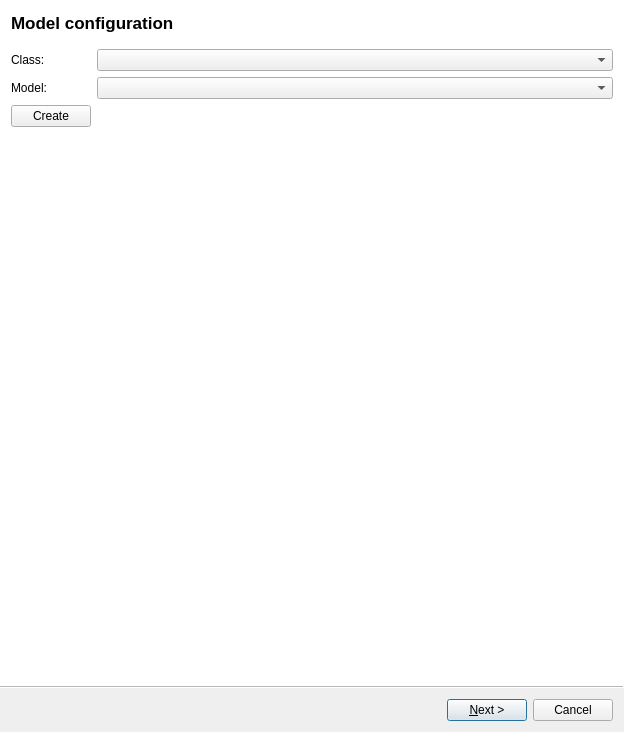
<?xml version="1.0" encoding="UTF-8"?>
<ui version="4.0">
 <class>IMUCostumeProfileEditionWizard</class>
 <widget class="QWizard" name="IMUCostumeProfileEditionWizard">
  <property name="geometry">
   <rect>
    <x>0</x>
    <y>0</y>
    <width>624</width>
    <height>732</height>
   </rect>
  </property>
  <property name="sizePolicy">
   <sizepolicy hsizetype="Preferred" vsizetype="Fixed">
    <horstretch>0</horstretch>
    <verstretch>0</verstretch>
   </sizepolicy>
  </property>
  <property name="windowTitle">
   <string>Costume Profile Edition Wizard - %1 [*]</string>
  </property>
  <property name="windowIcon">
   <iconset resource="../../../imu_view/ui/MdeViewIcons.qrc">
    <normaloff>:/mde/icons/imu.png</normaloff>:/mde/icons/imu.png</iconset>
  </property>
  <property name="toolTip">
   <string/>
  </property>
  <property name="wizardStyle">
   <enum>QWizard::AeroStyle</enum>
  </property>
  <property name="options">
   <set>QWizard::HelpButtonOnRight|QWizard::NoBackButtonOnStartPage</set>
  </property>
  <widget class="QWizardPage" name="modelConfigurationPage">
   <property name="title">
    <string>Model configuration</string>
   </property>
   <layout class="QFormLayout" name="formLayout_4">
    <item row="0" column="0">
     <widget class="QLabel" name="modelClassLabel">
      <property name="text">
       <string>Class:</string>
      </property>
     </widget>
    </item>
    <item row="0" column="1">
     <widget class="QComboBox" name="modelClassComboBox"/>
    </item>
    <item row="1" column="0">
     <widget class="QLabel" name="modelLabel">
      <property name="text">
       <string>Model:</string>
      </property>
     </widget>
    </item>
    <item row="1" column="1">
     <widget class="QComboBox" name="modelComboBox"/>
    </item>
    <item row="2" column="0">
     <widget class="QPushButton" name="createModelPushButton">
      <property name="text">
       <string>Create</string>
      </property>
     </widget>
    </item>
    <item row="2" column="1">
     <spacer name="horizontalSpacer_5">
      <property name="orientation">
       <enum>Qt::Horizontal</enum>
      </property>
      <property name="sizeHint" stdset="0">
       <size>
        <width>504</width>
        <height>20</height>
       </size>
      </property>
     </spacer>
    </item>
   </layout>
  </widget>
  <widget class="QWizardPage" name="modelPhisicalDimensionsPage">
   <property name="minimumSize">
    <size>
     <width>525</width>
     <height>510</height>
    </size>
   </property>
   <property name="title">
    <string>Model physical dimensions</string>
   </property>
   <property name="subTitle">
    <string/>
   </property>
   <layout class="QHBoxLayout" name="horizontalLayout">
    <item>
     <layout class="QVBoxLayout" name="verticalLayout">
      <item>
       <widget class="QTableWidget" name="tableWidget">
        <row>
         <property name="text">
          <string>Body Height</string>
         </property>
        </row>
        <row>
         <property name="text">
          <string>Foot Size</string>
         </property>
        </row>
        <row>
         <property name="text">
          <string>Ankle Height</string>
         </property>
        </row>
        <row>
         <property name="text">
          <string>Hip Height</string>
         </property>
        </row>
        <row>
         <property name="text">
          <string>Hip Width</string>
         </property>
        </row>
        <row>
         <property name="text">
          <string>Knee Height</string>
         </property>
        </row>
        <row>
         <property name="text">
          <string>Shoulder Width</string>
         </property>
        </row>
        <row>
         <property name="text">
          <string>Shoe Sole Height</string>
         </property>
        </row>
        <column>
         <property name="text">
          <string>Value [m]</string>
         </property>
        </column>
        <item row="0" column="0">
         <property name="text">
          <string>1,85</string>
         </property>
         <property name="flags">
          <set>ItemIsSelectable|ItemIsEditable|ItemIsDragEnabled|ItemIsUserCheckable|ItemIsEnabled</set>
         </property>
        </item>
        <item row="1" column="0">
         <property name="text">
          <string>0,26</string>
         </property>
         <property name="flags">
          <set>ItemIsSelectable|ItemIsEditable|ItemIsDragEnabled|ItemIsUserCheckable|ItemIsEnabled</set>
         </property>
        </item>
        <item row="2" column="0">
         <property name="text">
          <string>0,12</string>
         </property>
         <property name="flags">
          <set>ItemIsSelectable|ItemIsEditable|ItemIsDragEnabled|ItemIsUserCheckable|ItemIsEnabled</set>
         </property>
        </item>
        <item row="3" column="0">
         <property name="text">
          <string>0,89</string>
         </property>
         <property name="flags">
          <set>ItemIsSelectable|ItemIsEditable|ItemIsDragEnabled|ItemIsUserCheckable|ItemIsEnabled</set>
         </property>
        </item>
        <item row="4" column="0">
         <property name="text">
          <string>0,34</string>
         </property>
         <property name="flags">
          <set>ItemIsSelectable|ItemIsEditable|ItemIsDragEnabled|ItemIsUserCheckable|ItemIsEnabled</set>
         </property>
        </item>
        <item row="5" column="0">
         <property name="text">
          <string>0,32</string>
         </property>
         <property name="flags">
          <set>ItemIsSelectable|ItemIsEditable|ItemIsDragEnabled|ItemIsUserCheckable|ItemIsEnabled</set>
         </property>
        </item>
        <item row="6" column="0">
         <property name="text">
          <string>0,43</string>
         </property>
         <property name="flags">
          <set>ItemIsSelectable|ItemIsEditable|ItemIsDragEnabled|ItemIsUserCheckable|ItemIsEnabled</set>
         </property>
        </item>
        <item row="7" column="0">
         <property name="text">
          <string>0,04</string>
         </property>
         <property name="flags">
          <set>ItemIsSelectable|ItemIsEditable|ItemIsDragEnabled|ItemIsUserCheckable|ItemIsEnabled</set>
         </property>
        </item>
       </widget>
      </item>
     </layout>
    </item>
    <item>
     <widget class="QLabel" name="bodyDimensionsLabel">
      <property name="minimumSize">
       <size>
        <width>375</width>
        <height>500</height>
       </size>
      </property>
      <property name="maximumSize">
       <size>
        <width>375</width>
        <height>500</height>
       </size>
      </property>
      <property name="text">
       <string/>
      </property>
      <property name="pixmap">
       <pixmap resource="imuCostumeIcons.qrc">:/imuCostume/icons/skeletonWithDimensions.png</pixmap>
      </property>
      <property name="scaledContents">
       <bool>true</bool>
      </property>
      <property name="alignment">
       <set>Qt::AlignCenter</set>
      </property>
      <property name="textInteractionFlags">
       <set>Qt::NoTextInteraction</set>
      </property>
     </widget>
    </item>
   </layout>
  </widget>
  <widget class="QWizardPage" name="sensorsMappingPage">
   <property name="title">
    <string>Sensors to model mapping</string>
   </property>
   <layout class="QVBoxLayout" name="verticalLayout_4">
    <item>
     <widget class="QTableWidget" name="sensorsMappingTableWidget">
      <attribute name="horizontalHeaderStretchLastSection">
       <bool>true</bool>
      </attribute>
      <attribute name="verticalHeaderStretchLastSection">
       <bool>false</bool>
      </attribute>
      <column>
       <property name="text">
        <string>Sensor</string>
       </property>
      </column>
      <column>
       <property name="text">
        <string>Joint</string>
       </property>
      </column>
      <column>
       <property name="text">
        <string>Offset</string>
       </property>
      </column>
      <column>
       <property name="text">
        <string>Orientation</string>
       </property>
      </column>
     </widget>
    </item>
    <item>
     <widget class="QCheckBox" name="oneToOneMappingCheckBox">
      <property name="text">
       <string>One-To-One mapping</string>
      </property>
      <property name="checked">
       <bool>true</bool>
      </property>
     </widget>
    </item>
   </layout>
  </widget>
  <widget class="QWizardPage" name="sensorsEstimationPage">
   <property name="title">
    <string>Sensors` orientation estimation</string>
   </property>
   <layout class="QVBoxLayout" name="verticalLayout_2">
    <item>
     <widget class="QWidget" name="singleEstimationWidget" native="true">
      <layout class="QHBoxLayout" name="horizontalLayout_2">
       <item>
        <widget class="QLabel" name="singleEstimationLabel">
         <property name="text">
          <string>Orientation estimation algorithm:</string>
         </property>
        </widget>
       </item>
       <item>
        <widget class="QComboBox" name="singleEstimationAlgorithmComboBox">
         <property name="sizePolicy">
          <sizepolicy hsizetype="Expanding" vsizetype="Fixed">
           <horstretch>0</horstretch>
           <verstretch>0</verstretch>
          </sizepolicy>
         </property>
        </widget>
       </item>
      </layout>
     </widget>
    </item>
    <item>
     <widget class="QTableWidget" name="sensorsEstimationAlgorithmsTableWidget">
      <column>
       <property name="text">
        <string>Sensor</string>
       </property>
      </column>
      <column>
       <property name="text">
        <string>Algorithm</string>
       </property>
      </column>
     </widget>
    </item>
    <item>
     <widget class="QCheckBox" name="singleEstimationAlgorithmCheckBox">
      <property name="text">
       <string>Single estimation algorithm</string>
      </property>
      <property name="checked">
       <bool>true</bool>
      </property>
     </widget>
    </item>
   </layout>
  </widget>
  <widget class="QWizardPage" name="calibrationPage">
   <property name="title">
    <string>Calibration</string>
   </property>
   <layout class="QFormLayout" name="formLayout_5">
    <item row="0" column="0">
     <widget class="QLabel" name="calibrationAlgorithLabel">
      <property name="text">
       <string>Calibration algorithm:</string>
      </property>
     </widget>
    </item>
    <item row="0" column="1">
     <widget class="QComboBox" name="calibrationAlgorithmComboBox"/>
    </item>
   </layout>
  </widget>
  <widget class="QWizardPage" name="motionEstimationPage">
   <property name="title">
    <string>Motion estimation</string>
   </property>
   <layout class="QFormLayout" name="formLayout_3">
    <item row="0" column="0">
     <widget class="QLabel" name="motionEstimationAglorithmLabel">
      <property name="text">
       <string>Motion estimation algorithm:</string>
      </property>
     </widget>
    </item>
    <item row="0" column="1">
     <widget class="QComboBox" name="motionEstimationAglorithmComboBox"/>
    </item>
   </layout>
  </widget>
 </widget>
 <resources>
  <include location="../../../imu_view/ui/MdeViewIcons.qrc"/>
  <include location="imuCostumeIcons.qrc"/>
 </resources>
 <connections>
  <connection>
   <sender>singleEstimationAlgorithmCheckBox</sender>
   <signal>stateChanged(int)</signal>
   <receiver>IMUCostumeProfileEditionWizard</receiver>
   <slot>onEstimationAlgorithmSelectionModeChange(int)</slot>
   <hints>
    <hint type="sourcelabel">
     <x>49</x>
     <y>127</y>
    </hint>
    <hint type="destinationlabel">
     <x>311</x>
     <y>365</y>
    </hint>
   </hints>
  </connection>
  <connection>
   <sender>IMUCostumeProfileEditionWizard</sender>
   <signal>currentIdChanged(int)</signal>
   <receiver>IMUCostumeProfileEditionWizard</receiver>
   <slot>pageChanged(int)</slot>
   <hints>
    <hint type="sourcelabel">
     <x>311</x>
     <y>365</y>
    </hint>
    <hint type="destinationlabel">
     <x>311</x>
     <y>365</y>
    </hint>
   </hints>
  </connection>
  <connection>
   <sender>sensorsMappingTableWidget</sender>
   <signal>cellChanged(int,int)</signal>
   <receiver>IMUCostumeProfileEditionWizard</receiver>
   <slot>verifySensorsMapping(int,int)</slot>
   <hints>
    <hint type="sourcelabel">
     <x>320</x>
     <y>387</y>
    </hint>
    <hint type="destinationlabel">
     <x>311</x>
     <y>365</y>
    </hint>
   </hints>
  </connection>
  <connection>
   <sender>sensorsEstimationAlgorithmsTableWidget</sender>
   <signal>cellChanged(int,int)</signal>
   <receiver>IMUCostumeProfileEditionWizard</receiver>
   <slot>verifyEstimationAlgorithms(int,int)</slot>
   <hints>
    <hint type="sourcelabel">
     <x>320</x>
     <y>409</y>
    </hint>
    <hint type="destinationlabel">
     <x>311</x>
     <y>365</y>
    </hint>
   </hints>
  </connection>
  <connection>
   <sender>modelComboBox</sender>
   <signal>currentIndexChanged(int)</signal>
   <receiver>IMUCostumeProfileEditionWizard</receiver>
   <slot>verifyModel(int)</slot>
   <hints>
    <hint type="sourcelabel">
     <x>361</x>
     <y>157</y>
    </hint>
    <hint type="destinationlabel">
     <x>311</x>
     <y>365</y>
    </hint>
   </hints>
  </connection>
  <connection>
   <sender>calibrationAlgorithmComboBox</sender>
   <signal>currentIndexChanged(int)</signal>
   <receiver>IMUCostumeProfileEditionWizard</receiver>
   <slot>verifyCalibrationAlgorithm(int)</slot>
   <hints>
    <hint type="sourcelabel">
     <x>374</x>
     <y>131</y>
    </hint>
    <hint type="destinationlabel">
     <x>311</x>
     <y>365</y>
    </hint>
   </hints>
  </connection>
  <connection>
   <sender>motionEstimationAglorithmComboBox</sender>
   <signal>currentIndexChanged(int)</signal>
   <receiver>IMUCostumeProfileEditionWizard</receiver>
   <slot>verifyMotionEstimationAlgorithm(int)</slot>
   <hints>
    <hint type="sourcelabel">
     <x>391</x>
     <y>131</y>
    </hint>
    <hint type="destinationlabel">
     <x>311</x>
     <y>365</y>
    </hint>
   </hints>
  </connection>
  <connection>
   <sender>oneToOneMappingCheckBox</sender>
   <signal>stateChanged(int)</signal>
   <receiver>IMUCostumeProfileEditionWizard</receiver>
   <slot>onOneToOneMappingChanged(int)</slot>
   <hints>
    <hint type="sourcelabel">
     <x>320</x>
     <y>667</y>
    </hint>
    <hint type="destinationlabel">
     <x>311</x>
     <y>365</y>
    </hint>
   </hints>
  </connection>
  <connection>
   <sender>singleEstimationAlgorithmComboBox</sender>
   <signal>currentIndexChanged(int)</signal>
   <receiver>IMUCostumeProfileEditionWizard</receiver>
   <slot>onSingleEstimationAlgorithmChange(int)</slot>
   <hints>
    <hint type="sourcelabel">
     <x>402</x>
     <y>140</y>
    </hint>
    <hint type="destinationlabel">
     <x>311</x>
     <y>365</y>
    </hint>
   </hints>
  </connection>
 </connections>
 <slots>
  <slot>onEstimationAlgorithmSelectionModeChange(int)</slot>
  <slot>onSensorsMappingCellDoubleClick(int,int)</slot>
  <slot>pageChanged(int)</slot>
  <slot>verifyModel(int)</slot>
  <slot>verifySensorsMapping(int,int)</slot>
  <slot>verifyEstimationAlgorithms(int,int)</slot>
  <slot>verifyCalibrationAlgorithm(int)</slot>
  <slot>verifyMotionEstimationAlgorithm(int)</slot>
  <slot>onOneToOneMappingChanged(int)</slot>
  <slot>onSingleEstimationAlgorithmChange(int)</slot>
 </slots>
</ui>
